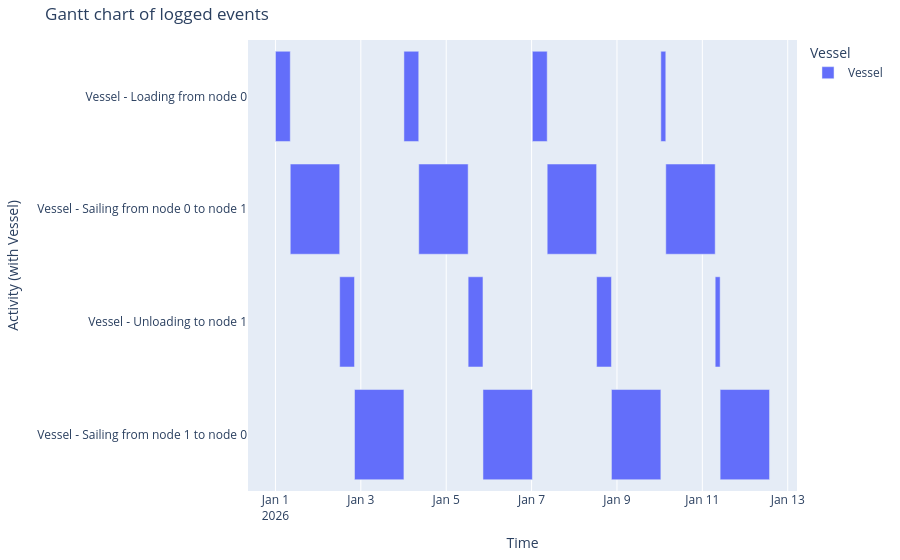

Source (notebook cell):
### Code cell
generate_vessel_gantt_chart(df_eventtable)

### Figure 1 — Plotly figure (JSON) as saved in the notebook; plotly's stock layout.template omitted (floating-point values rounded to 4 significant figures)
{"data": [{"base": ["2026-01-01T00:00:00.000000", "2026-01-01T08:20:00.000000", "2026-01-02T12:06:40.000000", "2026-01-02T20:26:40.000000", "2026-01-04T00:13:20.000000", "2026-01-04T08:33:20.000000", "2026-01-05T12:20:00.000000", "2026-01-05T20:40:00.000000", "2026-01-07T00:26:40.000000", "2026-01-07T08:46:40.000000", "2026-01-08T12:33:20.000000", "2026-01-08T20:53:20.000000", "2026-01-10T00:40:00.000000", "2026-01-10T03:26:40.000000", "2026-01-11T07:13:20.000000", "2026-01-11T10:00:00.000000"], "hovertemplate": "object name=Vessel<br>start time=%{base}<br>stop time=%{x}<br>activity label=%{y}<extra></extra>", "legendgroup": "Vessel", "marker": {"color": "#636efa", "pattern": {"shape": ""}}, "name": "Vessel", "orientation": "h", "showlegend": true, "textposition": "auto", "type": "bar", "x": [30000000, 100000000, 30000000, 100000000, 30000000, 100000000, 30000000, 100000000, 30000000, 100000000, 30000000, 100000000, 10000000, 100000000, 10000000, 100000000], "xaxis": "x", "y": ["Vessel - Loading from node 0", "Vessel - Sailing from node 0 to node 1", "Vessel - Unloading to node 1", "Vessel - Sailing from node 1 to node 0", "Vessel - Loading from node 0", "Vessel - Sailing from node 0 to node 1", "Vessel - Unloading to node 1", "Vessel - Sailing from node 1 to node 0", "Vessel - Loading from node 0", "Vessel - Sailing from node 0 to node 1", "Vessel - Unloading to node 1", "Vessel - Sailing from node 1 to node 0", "Vessel - Loading from node 0", "Vessel - Sailing from node 0 to node 1", "Vessel - Unloading to node 1", "Vessel - Sailing from node 1 to node 0"], "yaxis": "y"}], "layout": {"barmode": "overlay", "legend": {"title": {"text": "Vessel"}, "tracegroupgap": 0}, "margin": {"b": 20, "l": 20, "r": 20, "t": 40}, "title": {"text": "Gantt chart of logged events"}, "xaxis": {"anchor": "y", "domain": [0, 1], "title": {"text": "Time"}, "type": "date"}, "yaxis": {"anchor": "x", "autorange": "reversed", "domain": [0, 1], "title": {"text": "Activity (with Vessel)"}}}}
